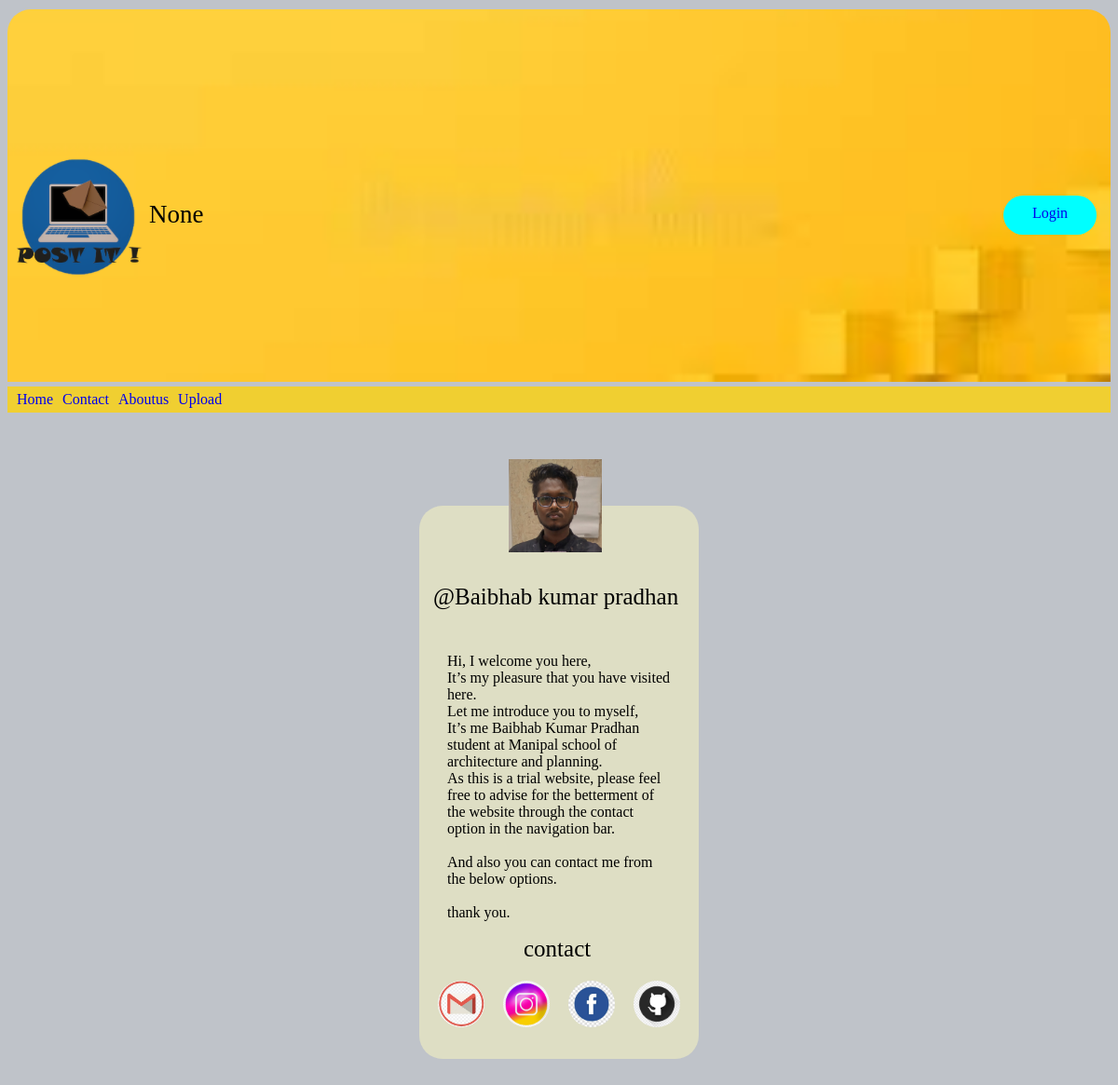
/aboutus, run on an earlier commit of the app's database.
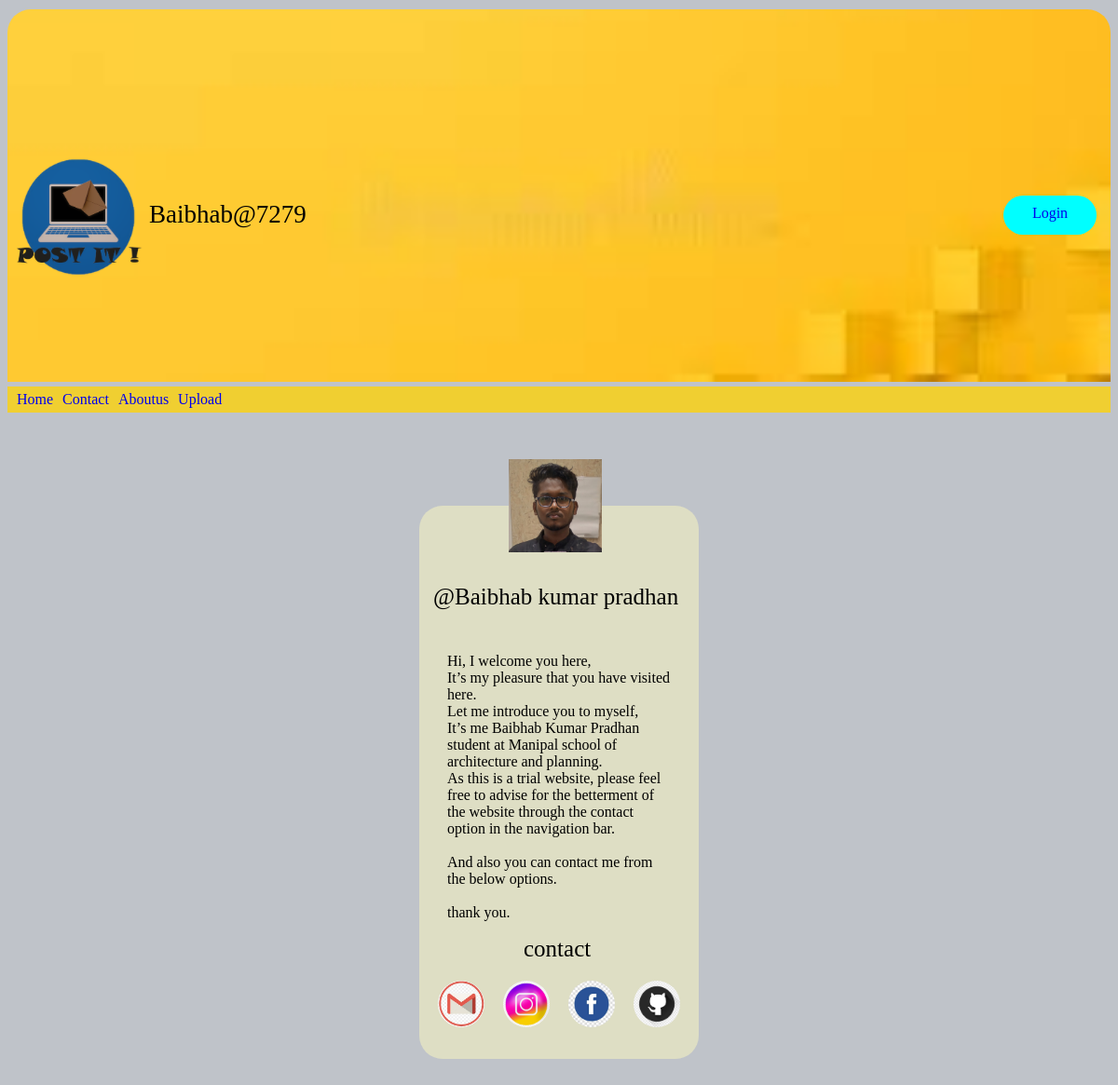
And on a later commit of the database.
### pages/models.py (models this page shows)
class Title(models.Model):
    title = models.CharField(max_length=30,default="post it")
    def __str__(self):
        return self.title

### pages/views.py (the view)
# urls.py: path('aboutus', views.aboutus, name='aboutus'),
def aboutus(request):
    return render(request, 'pages/aboutus.html', check())

### pages/views.py (called while the page is built)
def check():
    loginans = {
        "ans": ans,
        "title": title2,
        "username": username,
        "gender": gender,
        "semester": semester,
        "email": email,
        "profileimage": profileimage
    }
    return loginans

### pages/templates/pages/aboutus.html (shortened to what this page needs)
{% extends "base.html" %}
{% load static %}
    {% block content %}
    <div class="aboutusmaintitle">
        <img class="aboutusprofileimage" src="{% static 'images/profilepic.jpg' %}" alt=" sorry">
        <div class="aboutusmainprofilename">
            @Baibhab kumar pradhan
        </div>
        <div class="aboutusparagraph">
            <p>
                Hi, I welcome you here, <br>
                It’s my pleasure that you have visited here.<br>
                Let me introduce you to myself,<br>
                It’s me Baibhab Kumar Pradhan student at Manipal school of architecture and planning.<br>
                As this is a trial website, please feel free to advise for the betterment of the website through the
                contact option in the navigation bar. <br><br>
                And also you can contact me from the below options.
                <br><br>
                thank you.
            </p>
            <div class="aboutfootercontact">contact</div>
            <div class="aboutfooterapp">
                <div class="aboutfooterapplink"><a
                        href="https://mail.google.com/mail/u/0/?tab=rm&ogbl#drafts?compose=GTvVlcSMVxpDSVwMGtxPdVxsWQBMxklvMSWcBBrqXHFQthHdBfLNFPpfKfmFdGlnvsqRlbzXdBsWR"><img
                            class="aboutfooterappimage" src="{% static 'images/gmail.jpg' %}" alt=""></a></div>
                <div class="aboutfooterapplink"><a href="https://www.instagram.com/baibhabpradhan/"><img
                            class="aboutfooterappimage" src="{% static 'images/instagram.jpg' %}" alt=""></a></div>
                <div class="aboutfooterapplink"><a href="https://www.facebook.com/profile.php?id=100018074554875"><img
                            class="aboutfooterappimage" src="{% static 'images/facebook.jpg' %}" alt=""></a></div>
                <div class="aboutfooterapplink"><a href="https://github.com/Baibhab-7279"><img
                            class="aboutfooterappimage" src="{% static 'images/github.jpg' %}" alt=""></a></div>
            </div>
        </div>
    </div>
    {% endblock content %}

### myapp/templates/base.html (shortened to what this page needs)
{% load static %}
<!DOCTYPE html>
<html lang="en">
<head>
    <link rel="stylesheet" href="{% static 'css/main.css' %}" type="text/css">
</head>
<body>
    {% block title %}
    <div class="maintitle" id="maintitle1">
        <div class="secondarytitle" id="secondarytitle1">
            <div><img class="mainlogo" id="mainlogo1" src="{% static 'images/logo.png' %}" alt="sorry"></div>
            <div id="maintitle">{{ title }}</div>
        </div>
        {% if ans %}
        <div class="fourthtitle" id="fourthtitle1">
            {% if profileimage %}
            <img class="fourthtitleimage" src="media/profileimage/{{ profileimage }}" alt="{{ profileimage }}">
            {% elif gender == "female" %}
            <img class="fourthtitleimage" id="fourthtitleimage1" src="{% static 'images/femaleprofile.jpg' %}"
                alt="sorry">
            {% else %}
            <img class="fourthtitleimage" id="fourthtitleimage2" src="{% static 'images/maleprofile.png' %}"
                alt="sorry">
            {% endif %}
            <div class="fourthtitleuserprofile" id="fourthtitleuserprofile1">
                <div>{{ username }}</div>
                <div>{{ email }}</div>
                <div>{{ semester }} sem</div>
                <div id="baselogoutbutton"><a href="/logout">logout</a></div>
            </div>
        </div>
        {% else %}
        <div class="tertiarytitle" id="login"><a href="/login">login</a></div>
        {% endif %}
    </div>
    {% endblock title %}
    {% block navbar %}
    <div class="navbar" id="navbar1">
        <div class="navbaritem" id="navbaritem1"><a href="/">home</a></div>
        <div class="navbaritem" id="navbaritem2"><a href="/contact">contact</a></div>
        <div class="navbaritem" id="navbaritem3"><a href="/aboutus">aboutus</a></div>
        <div class="navbaritem" id="navbaritem4"><a href="/upload">upload</a></div>
    </div>
    {% endblock navbar %}
    {% block content %}{% endblock content %}
</body>
</html>

### myapp/static/css/main.css (style rules this page uses)
body { height: 100%; background-color: rgb(191, 195, 201); margin-top: 10px; }
a:link { text-decoration: none; text-transform: capitalize; }
.maintitle { display: flex; min-height: 400px; margin-top: 10px; background-image: url("/static/images/backgroundimage2.jpg"); background-repeat: no-repeat; background-size: cover; background-position: center; border-radius: 25px 25px 0 0; }
#mainlogo1 { height: 150px; width: 150px; margin-right: 2px; }
#maintitle { font-size: 27px; text-transform: capitalize; margin-top: 60px; }
.secondarytitle { display: flex; margin-top: 145px; }
.tertiarytitle { padding: 10px; background-color: aqua; margin-top: 200px; width: 80px; border-radius: 25px; text-align: center; height: 22px; margin-right: 15px; margin-left: auto; }
#navbar1 { display: flex; background-color: rgb(240 207 49); margin-top: 5px; }
.navbaritem { padding: 5px; text-transform: capitalize; }
#navbaritem1 { padding-left: 10px; }
.aboutusprofileimage { position: relative; top: -50px; left: 96px; width: 100px; height: 100px; margin-bottom: 20px; }
.aboutusmainprofilename { font-size: 25px; margin-top: -40px; margin-left: 15px; }
.aboutusmaintitle { min-width: 200px; max-width: 300px; min-height: 520px; background-color: rgb(222 222 196); border-radius: 25px; margin-left: auto; margin-right: auto; margin-top: 100px; margin-bottom: 100px; }
.aboutusparagraph { padding: 30px; }
.aboutfooterapp { display: flex; justify-content: center; }
.aboutfootercontact { font-size: 25px; margin-left: 82px; margin-right: auto; margin-top: 10px; margin-bottom: 20px; }
.aboutfooterappimage { width: 50px; height: 50px; margin-left: 10px; margin-right: 10px; border-radius: 25px; }

What changed in the data, as far as the page shows it:
added Title: title "Baibhab@7279"
Also different on the page:
{{ title }}: "None" → (not shown)
